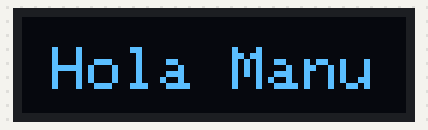
Bench run of a program on a simulated ESP32-S3. Shown: 128×32 one-colour display. What the program prints to the serial monitor is not drawn.

Above: at 0.1 s.

The program:

main.cpp
```cpp
#include <Wire.h>
#include <Adafruit_GFX.h>
#include <Adafruit_SSD1306.h>

// Definir la mida de la pantalla OLED
#define SCREEN_WIDTH 128
#define SCREEN_HEIGHT 32

// Direcció I2C confirmada de la pantalla OLED
#define SCREEN_ADDRESS 0x3C

// Definir els pins I2C (ESP32-S3 per defecte: GPIO 8 = SDA, GPIO 9 = SCL)
#define SDA_PIN 8
#define SCL_PIN 9

// Crear l'objecte de la pantalla OLED
Adafruit_SSD1306 display(SCREEN_WIDTH, SCREEN_HEIGHT, &Wire, -1);

void setup() {
    Serial.begin(115200);  // Inicialitza el monitor sèrie
    Wire.begin(SDA_PIN, SCL_PIN);  // Inicialitza el bus I2C amb els pins adequats

    // Comprovar si la pantalla OLED està connectada
    if (!display.begin(SSD1306_SWITCHCAPVCC, SCREEN_ADDRESS)) {
        Serial.println(F("Error: No s'ha detectat la pantalla OLED!"));
        for (;;);  // Es queda en bucle si no la detecta
    }

    Serial.println("Pantalla OLED detectada!");

    // Netejar la pantalla i escriure un missatge
    display.clearDisplay();
    display.setTextSize(2);  // Mida del text
    display.setTextColor(SSD1306_WHITE);  // Color blanc sobre fons negre
    display.setCursor(10, 10);  // Posició del text
    display.println("Hola Manu");
    display.display();  // Actualitza la pantalla
}

void loop() {
    // No fem res al loop, només es mostra el text estàtic
}
```
